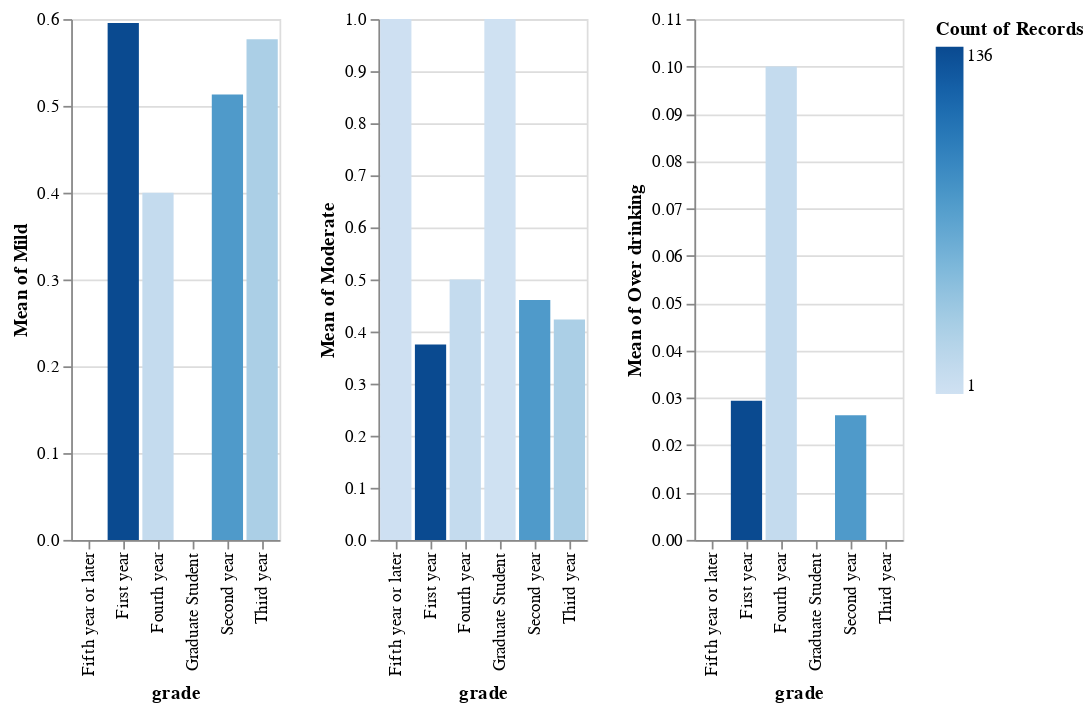

Notebook code for this chart:
### Markdown cell above
<font color=brown> <font size=3> In here, I want to see how does the drinking level relate with grade. I want to show and compare the mean (which is the proportion of each grade on each cases) of level, because by grade distribution in the survey is not likely to be equal. Comparing proportion would be more meaningful than sum of cases. By having the visualize method, I also set up the color =counts to show first year and second year students are majority groups in my data, since they have deeper color as they have more counts.

### Code cell
cols=["Mild","Moderate","Over drinking"]
chart_list=[]
for i in cols:
    c=alt.Chart(df2).mark_bar().encode(
        x="grade",
        y=f"mean({i})",
        color="count()"
    )
    chart_list.append(c)
alt.hconcat(*chart_list)

### Figure 1 — Vega-Lite specification as saved in the notebook (floating-point values rounded to 4 significant figures; data arrays with more than 128 entries replaced by an {"elided": "..."} marker saying what was removed)
{"config": {"view": {"continuousWidth": 400, "continuousHeight": 300}}, "hconcat": [{"mark": "bar", "encoding": {"color": {"type": "quantitative", "aggregate": "count"}, "x": {"type": "nominal", "field": "grade"}, "y": {"type": "quantitative", "aggregate": "mean", "field": "Mild"}}}, {"mark": "bar", "encoding": {"color": {"type": "quantitative", "aggregate": "count"}, "x": {"type": "nominal", "field": "grade"}, "y": {"type": "quantitative", "aggregate": "mean", "field": "Moderate"}}}, {"mark": "bar", "encoding": {"color": {"type": "quantitative", "aggregate": "count"}, "x": {"type": "nominal", "field": "grade"}, "y": {"type": "quantitative", "aggregate": "mean", "field": "Over drinking"}}}], "data": {"name": "data-6613015aa5a55470b44bf9aad62b0238"}, "$schema": "https://vega.github.io/schema/vega-lite/v4.8.1.json", "datasets": {"data-6613015aa5a55470b44bf9aad62b0238": {"elided": "251 records"}}}
